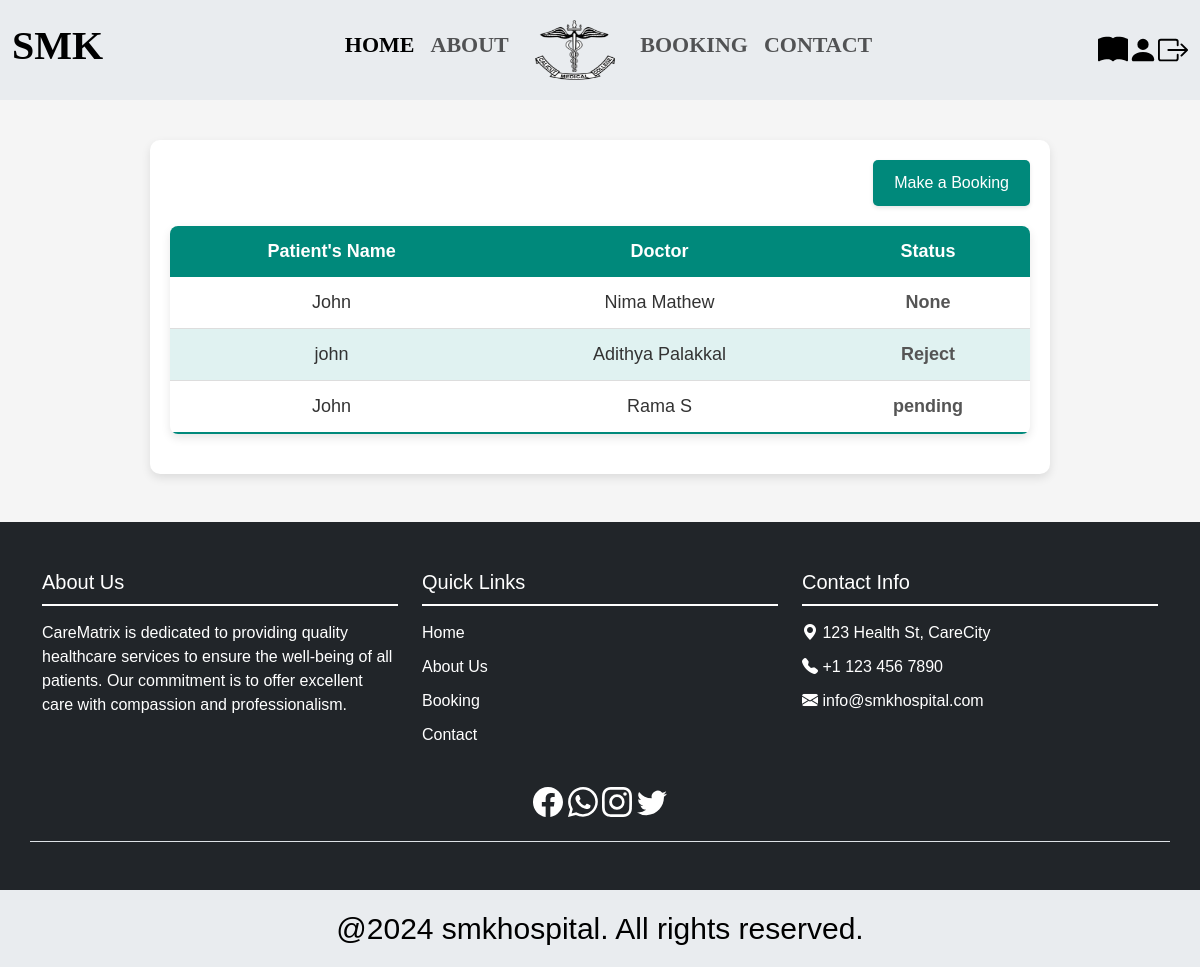
Before: /view_payment (signed in) with the older database file.
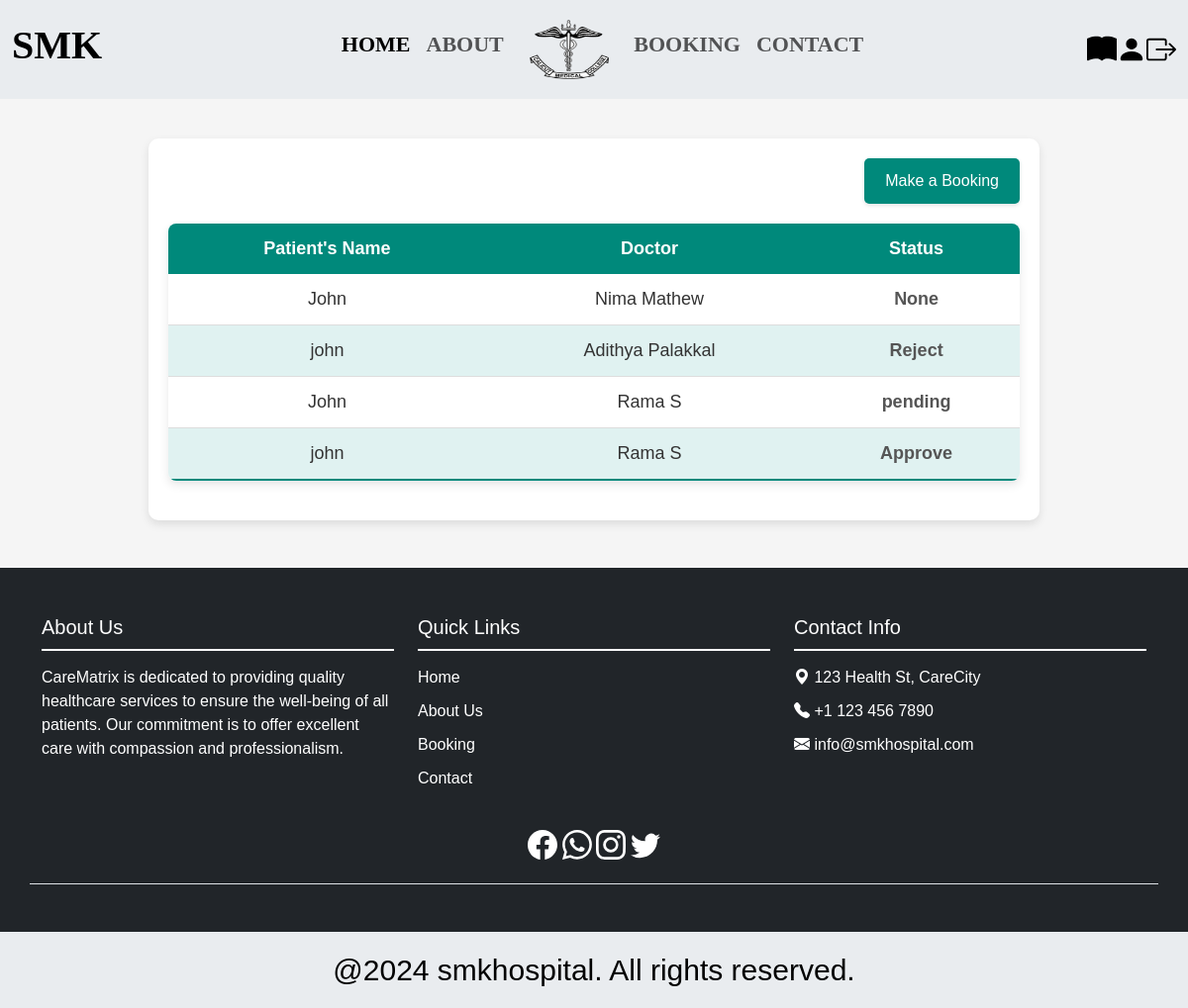
After: the same page with the newer database file.
### app/models.py (models this page shows, shortened)
class Booking(models.Model):
    user=models.ForeignKey(CustomUser, on_delete=models.CASCADE)
    p_name = models.CharField(max_length=200)
    p_phone=models.CharField(max_length=10)
    p_email=models.EmailField()
    name=models.ForeignKey(Doctors, on_delete=models.CASCADE)
    booking_date=models.DateField()
    booked_on=models.DateField(auto_now=True)
    STATUS_CHOICES = [
         ('Pending','Pending'),
         ('Approve','Approve'),
         ('Reject','Reject')
    ]
    status = models.CharField(null=True,blank=True,max_length=100,choices=STATUS_CHOICES,default='pending')

class Doctors(models.Model):
    doc = models.ForeignKey(CustomUser,on_delete=models.CASCADE)
    name=models.CharField(max_length=100)
    speciality=models.CharField(max_length=100)
    department=models.CharField(max_length=100)
    image=models.FileField(null=True, blank=True)

### app/views.py (the view)
# urls.py: path('view_payment',views.view_payment,name='view_payment'),
def view_payment(request):
    data = CustomUser.objects.get(id=request.user.id)
    book = Booking.objects.filter(user=data.id)
    return render(request,'users/view_payment.html',{'data':book})

### template/users/view_payment.html (shortened to what this page needs)
{% extends 'users/base.html' %}
{% block content %}
<div class="view-data-container">
    <div class="header">
        <a href="{% url 'booking' %}" class="btn">Make a Booking</a>
    </div>
    {% if data %}
        <table class="styled-table">
            <thead>
                <tr>
                    <th>Patient's Name</th>
                    <th>Doctor</th>
                    <th>Status</th>
                </tr>
            </thead>
            <tbody>
                {% for i in data %}
                <tr>
                    <td>{{ i.p_name }}</td>
                    <td>{{ i.name.name }}</td>
                    <td class="status">{{ i.status }}</td>
                </tr>
                {% endfor %}
            </tbody>
        </table>
    {% else %}
        <p class="no-data-message">There are no current bookings.</p>
    {% endif %}
</div>
{% endblock %}

Changed rows visible on the page:
added Booking: p_name "john", name.name "Rama S", status "Approve"
